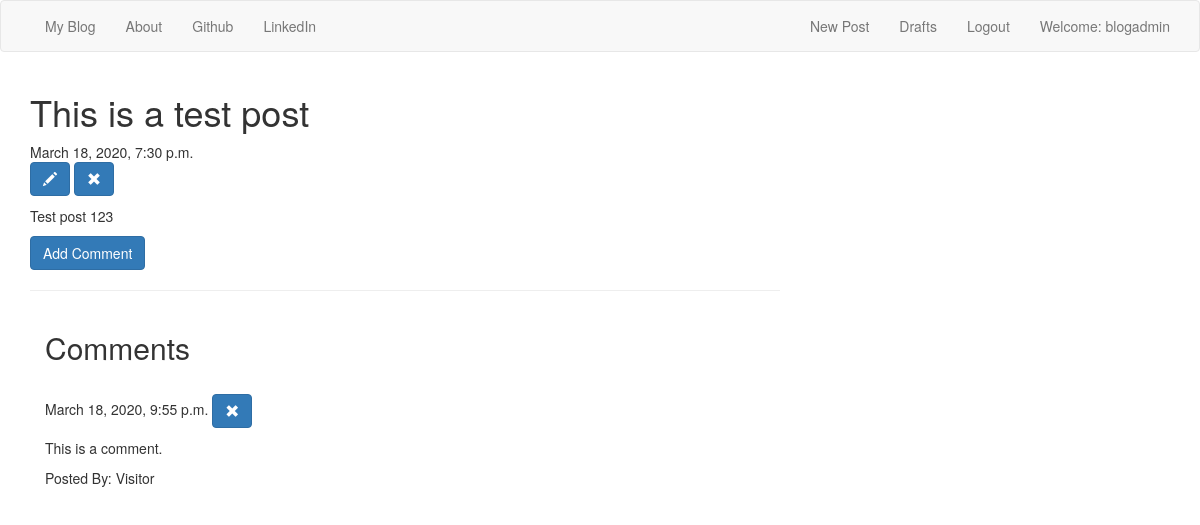
Screenshot of /post/3 (signed in) with the database file from the repository.
### blog/models.py (models this page shows, shortened)
class Post(models.Model):
    author = models.ForeignKey('auth.User', on_delete=models.CASCADE)
    title = models.CharField(max_length=200)
    text = models.TextField()
    created_date = models.DateTimeField(default=timezone.now)
    published_date = models.DateTimeField(blank=True, null=True)

class Comment(models.Model):
    post = models.ForeignKey(
        'blog.Post', related_name='comments', on_delete=models.CASCADE)
    author = models.CharField(max_length=200)
    text = models.TextField()
    created_date = models.DateTimeField(default=timezone.now)
    approved_comment = models.BooleanField(default=False)

### blog/views.py (the view)
# urls.py: path('post/<int:pk>', views.PostDetailView.as_view(), name='post_detail'),
class PostDetailView(DetailView):
    model = Post

### blog/templates/blog/post_detail.html (shortened to what this page needs)
{% extends "blog/base.html" %}
{% block content %}
    <h1 class="post-title loader">{{ post.title }}</h1>
    {% if post.published_date %}
        <div class="date post-date">
            {{ post.published_date }}
        </div>
    {% else %}
        <a class="btn btn-default" href="{% url 'post_publish' pk=post.pk %}">Publish</a>
    {% endif %}
    {% if user.is_authenticated %}
        <a class="btn btn-primary" href="{% url 'post_edit' pk=post.pk %}"><span class="glyphicon glyphicon-pencil"></span></a>
        <a class="btn btn-primary" href="{% url 'post_delete' pk=post.pk %}"><span class="glyphicon glyphicon-remove"></span></a>
    {% endif %}
    <div class="post-content">
        <p>{{ post.text|safe|linebreaksbr }}</p>
    </div>
    <a class="btn btn-primary btn-comment" href="{% url 'add_comment_to_post' pk=post.pk %}">Add Comment</a>
    <hr />
    <div class="comments"><div class="col-md-10"><h2>Comments</h2>
        {% for comment in post.comments.all %}
            <br>
            {% if user.is_authenticated or comment.approved_comment %}
            {{ comment.created_date }}
            <a class="btn btn-primary" href="{% url 'comment_delete' pk=comment.pk %}"><span class="glyphicon glyphicon-remove"></span></a>
                <p>{{ comment.text|safe|linebreaks }}</p>
                <p>Posted By: {{ comment.author }}</p>
            {% endif %}
            {% empty %}
            <p>No Comments</p>
        {% endfor %}</div></div>
{% endblock %}

### blog/templates/blog/base.html (shortened to what this page needs)
<!DOCTYPE html>
{% load static %}
<html lang="en" dir="ltr">
<head>
    <link rel="stylesheet" href="https://maxcdn.bootstrapcdn.com/bootstrap/3.3.7/css/bootstrap.min.css">
    <link rel="stylesheet" href="//cdn.jsdelivr.net/npm/medium-editor@latest/dist/css/medium-editor.min.css" type="text/css" media="screen" charset="utf-8">
    {% load compress %}
    {% compress css %}
    <link rel="stylesheet" type="text/x-scss" href="{% static 'css/blog.scss' %}">
    {% endcompress %}
</head>
<body>
    <nav class="navbar navbar-default navfont custom-navbar">
        <div class="container">
            <ul class="nav navbar-nav">
                <li><a class="nabbar-brand bigbrand" href="{% url 'post_list' %}">My Blog</a></li>
                <li><a href="{% url 'about' %}">About</a></li>
                <li><a href="http://github.com/wchrapcynski">Github</a></li>
                <li><a href="https://www.linkedin.com/in/william-chrapcynski/">LinkedIn</a></li>
            </ul>
            <ul class="nav navbar-nav navbar-right">
                {% if user.is_authenticated %}
                    <li><a href="{% url 'post_new' %}">New Post</a></li>
                    <li><a href="{% url 'post_draft_list' %}">Drafts</a></li>
                    <li><a href="{% url 'logout' %}">Logout</a></li>
                    <li><a>Welcome: {{ user.username }}</a></li>
                {% else %}
                    <li><a class="nav navbar-right" href="{% url 'login' %}"><span class="glyphicon glyphicon-user"></span></a></li>
                {% endif %}
            </ul>
        </div>
    </nav>
    <div class="content container">
        <div class="row">
            <div class="col-md-8">
                <div class="blog_posts">
                    {% block content %}
                    {% endblock %}
                </div>
            </div>
        </div>
    </div>
</body>
</html>

### rows the page displays
Post: title "This is a test post", published_date "March 18, 2020, 7:30 p.m.", text "Test post 123"
Comment: created_date "March 18, 2020, 9:55 p.m.", text "This is a comment.", author "Visitor"

### other values shown
{{ user.username }} "blogadmin"
